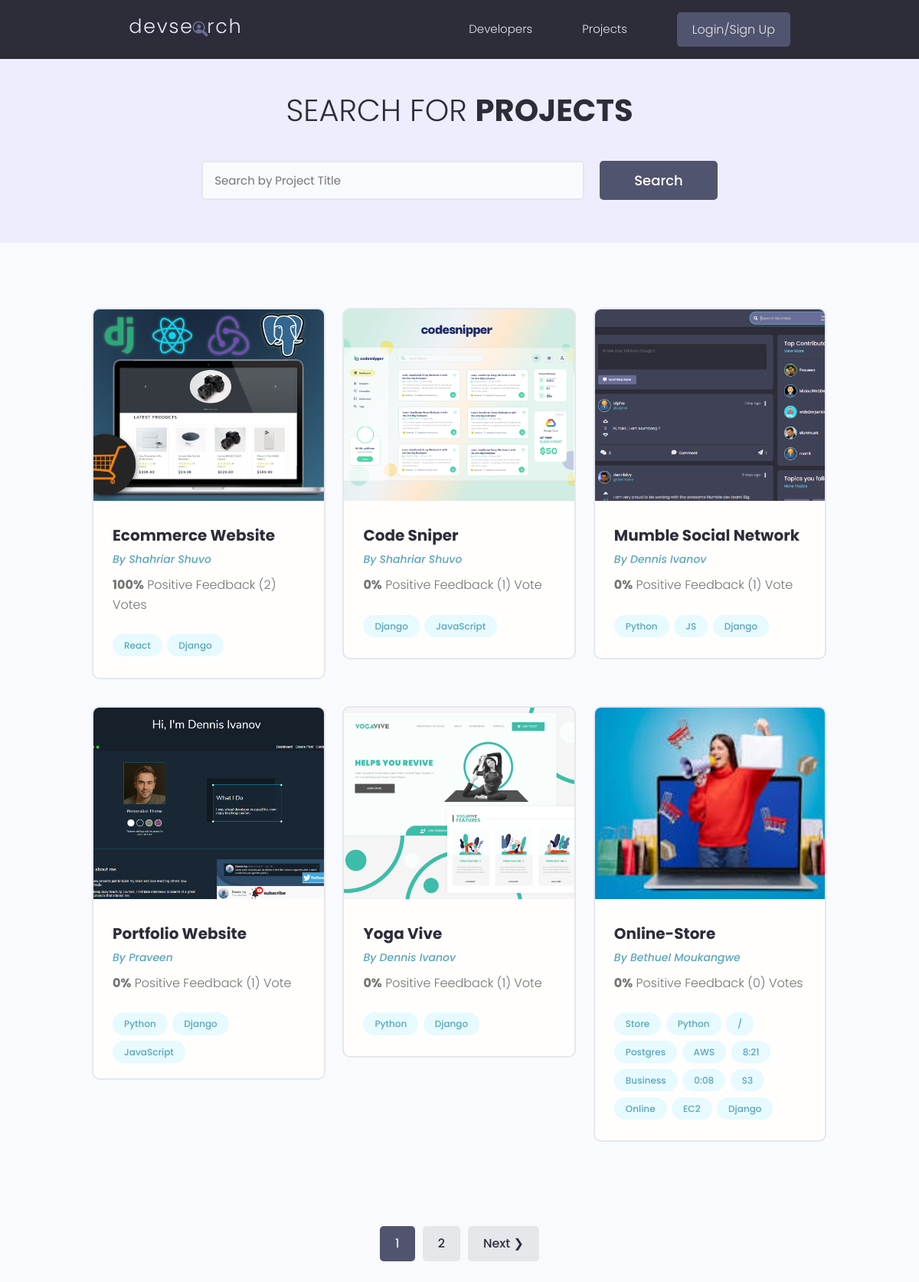
/projects/, run on the app's committed database.
### projects/models.py (models this page shows, shortened)
class Project(models.Model):
    owner = models.ForeignKey(
        Profile, null=True, blank=True, on_delete=models.CASCADE)
    title = models.CharField(max_length=200)
    description = models.TextField(null=True, blank=True)
    featured_image = models.ImageField(
        null=True, blank=True, default="default.jpg")
    demo_link = models.CharField(max_length=2000, null=True, blank=True)
    source_link = models.CharField(max_length=2000, null=True, blank=True)
    tags = models.ManyToManyField('Tag', blank=True)
    vote_total = models.IntegerField(default=0, null=True, blank=True)
    vote_ratio = models.IntegerField(default=0, null=True, blank=True)
    created = models.DateTimeField(auto_now_add=True)
    id = models.UUIDField(default=uuid.uuid4, unique=True,
                          primary_key=True, editable=False)
    class Meta:
        ordering = ['-vote_ratio', '-vote_total', 'title']
    @property
    def imageURL(self):
        try:
            url = self.featured_image.url
        except:
            url = ''
        return url

class Tag(models.Model):
    name = models.CharField(max_length=200)
    created = models.DateTimeField(auto_now_add=True)
    id = models.UUIDField(default=uuid.uuid4, unique=True,
                          primary_key=True, editable=False)
    def __str__(self):
        return self.name

### users/models.py (models this page shows, shortened)
class Profile(models.Model):
    user = models.OneToOneField(
        User, on_delete=models.CASCADE, null=True, blank=True)
    name = models.CharField(max_length=200, blank=True, null=True)
    email = models.EmailField(max_length=500, blank=True, null=True)
    username = models.CharField(max_length=200, blank=True, null=True)
    location = models.CharField(max_length=200, blank=True, null=True)
    short_intro = models.CharField(max_length=200, blank=True, null=True)
    bio = models.TextField(blank=True, null=True)
    profile_image = models.ImageField(
        null=True, blank=True, upload_to='profiles/', default="profiles/user-default.png")
    social_github = models.CharField(max_length=200, blank=True, null=True)
    social_twitter = models.CharField(max_length=200, blank=True, null=True)
    social_linkedin = models.CharField(max_length=200, blank=True, null=True)
    social_youtube = models.CharField(max_length=200, blank=True, null=True)
    social_website = models.CharField(max_length=200, blank=True, null=True)
    created = models.DateTimeField(auto_now_add=True)
    id = models.UUIDField(default=uuid.uuid4, unique=True,
                          primary_key=True, editable=False)
    class Meta:
        ordering = ['created']

### projects/views.py (the view)
# urls.py: path('projects/', views.getProjects),
def projects(request):
    projects, search_query = searchProjects(request)
    custom_range, projects = paginateProjects(request, projects, 6)
    context = {'projects': projects,
               'search_query': search_query, 'custom_range': custom_range}
    return render(request, 'projects/projects.html', context)

### projects/utils.py (called while the page is built)
def paginateProjects(request, projects, results):
    page = request.GET.get('page')
    paginator = Paginator(projects, results)
    try:
        projects = paginator.page(page)
    except PageNotAnInteger:
        page = 1
        projects = paginator.page(page)
    except EmptyPage:
        page = paginator.num_pages
        projects = paginator.page(page)
    leftIndex = (int(page) - 4)
    if leftIndex < 1:
        leftIndex = 1
    rightIndex = (int(page) + 5)
    if rightIndex > paginator.num_pages:
        rightIndex = paginator.num_pages + 1
    custom_range = range(leftIndex, rightIndex)
    return custom_range, projects

def searchProjects(request):
    search_query = ''
    if request.GET.get('search_query'):
        search_query = request.GET.get('search_query')
    tags = Tag.objects.filter(name__icontains=search_query)
    projects = Project.objects.distinct().filter(
        Q(title__icontains=search_query) |
        Q(description__icontains=search_query) |
        Q(owner__name__icontains=search_query) |
        Q(tags__in=tags)
    )
    return projects, search_query

### projects/templates/projects/projects.html (shortened to what this page needs)
{% extends 'main.html' %}
{% block content %}
<main class="projects">
    <section class="hero-section text-center">
        <div class="container container--narrow">
            <div class="hero-section__box">
                <h2>Search for <span>Projects</span></h2>
            </div>
            <div class="hero-section__search">
                <form id='searchForm' class="form" action="{% url 'projects' %}" method="get">
                    <div class="form__field">
                        <input class="input input--text" id="formInput#search" type="text" name="search_query"
                            placeholder="Search by Project Title" value="{{search_query}}" />
                    </div>
                    <input class="btn btn--sub btn--lg" type="submit" value="Search" />
                </form>
            </div>
        </div>
    </section>
    <section class="projectsList">
        <div class="container">
            <div class="grid grid--three">
                {% for project in projects %}
                <div class="column">
                    <div class="card project">
                        <a href="{% url 'project' project.id %}" class="project">
                            <img class="project__thumbnail" src="{{project.imageURL}}" alt="project thumbnail" />
                            <div class="card__body">
                                <h3 class="project__title">{{project.title}}</h3>
                                <p><a class="project__author" href="{% url 'user-profile' project.owner.id %}">By
                                        {{project.owner.name}}</a>
                                </p>
                                <p class="project--rating">
                                    <span style="font-weight: bold;">{{project.vote_ratio}}%</span> Positive
                                    Feedback ({{project.vote_total}}) Vote{{project.vote_total|pluralize:"s"}}
                                </p>
                                <div class="project__tags">
                                    {% for tag in project.tags.all %}
                                    <span class="tag tag--pill tag--main">
                                        <small>{{tag}}</small>
                                    </span>
                                    {% endfor %}
                                </div>
                            </div>
                        </a>
                    </div>
                </div>
                {% endfor %}
            </div>
        </div>
    </section>
    {% include 'pagination.html' with queryset=projects custom_range=custom_range %}
</main>
{% endblock %}

### templates/main.html (shortened to what this page needs)
<!DOCTYPE html>
{% load static %}
<html>
<head>
    <link rel="stylesheet" href="https://cdn.iconmonstr.com/1.3.0/css/iconmonstr-iconic-font.min.css" />
    <link rel="stylesheet" href="{% static 'uikit/styles/uikit.css' %}" />
    <link rel="stylesheet" href="{% static 'styles/app.css' %}" />
</head>
<body>
    {% include 'navbar.html' %}
    {% block content %}
    {% endblock content %}
</body>
</html>

### templates/navbar.html (shortened to what this page needs)
{% load static %}
<header class="header">
    <div class="container container--narrow">
        <a href="{% url 'profiles' %}" class="header__logo">
            <img src="{% static 'images/logo.svg' %} " alt="DevSearch Logo" />
        </a>
        <nav class="header__nav">
            <ul class="header__menu">
                <li class="header__menuItem"><a href="{% url 'profiles' %}">Developers</a></li>
                <li class="header__menuItem"><a href="{% url 'projects' %}">Projects</a></li>
                {% if request.user.is_authenticated %}
                <li class="header__menuItem"><a href="{% url 'inbox' %}">Inbox</a></li>
                <li class="header__menuItem"><a href="{% url 'account' %}">Account</a></li>
                <li class="header__menuItem"><a href="{% url 'logout' %}" class="btn btn--sub">Logout</a></li>
                {% else %}
                <li class="header__menuItem"><a href="{% url 'login' %}" class="btn btn--sub">Login/Sign Up</a></li>
                {% endif %}
            </ul>
        </nav>
    </div>
</header>

### templates/pagination.html (shortened to what this page needs)
{% if queryset.has_other_pages %}
<div class="pagination">
    <ul class="container">
        {% for page in custom_range %}
        {% if page == queryset.number%}
        <li><a href="?page={{page}}" class="btn page-link btn--sub" data-page="{{page}}">{{page}}</a></li>
        {% else %}
        <li><a href="?page={{page}}" class="btn page-link" data-page="{{page}}">{{page}}</a></li>
        {% endif %}
        {% endfor %}
        {% if queryset.has_next %}
        <li><a href="?page={{queryset.next_page_number}}" class="btn page-link"
                data-page="{{queryset.next_page_number}}">Next &#10095;</a></li>
        {% endif %}
    </ul>
</div>
{% endif %}

### static/styles/app.css (style rules this page uses)
:root { --color-sub: #2d2d39; }
.btn--sub { background-color: var(--color-sub-light); }
.card { border: 2px solid var(--color-light); }
img { width: 100%; }
.header { position: sticky; z-index: 111; background-color: var(--color-sub); padding: 1.5rem 0; }
.header > .container { display: flex; justify-content: space-between; align-items: center; }
.header__logo > img { height: 3.8rem; }
.header__nav > ul { display: inline-flex; align-items: center; list-style: none; gap: 6.5rem; }
.header__menuItem > a { color: var(--color-light); font-weight: 300; }
.hero-section { height: 40vh; display: flex; align-items: center; background-color: var(--color-sub); }
.hero-section__box { margin-bottom: 4rem; }
.hero-section__box > h2, .hero-section__box > h2 > span { font-size: 4rem; color: var(--color-light); line-height: 1.3; text-transform: uppercase; }
.hero-section__box > h2 { font-weight: 300; }
.hero-section__box > h2 > span { font-weight: 700; }
.hero-section__search > .form { display: flex; align-items: center; justify-content: center; gap: 2rem; }
.hero-section__search > .form input.input--text { width: 50rem; }
.pagination { margin-top: 8rem; margin-bottom: 10rem; }
.pagination > ul { flex-wrap: wrap; list-style: none; display: flex; align-items: center; justify-content: center; gap: 1rem; }
.pagination .btn { color: var(--color-sub); }
.pagination .btn.btn--sub { color: var(--color-light); }
.project__author { font-size: 1.4rem; font-style: italic; }
.project--rating { margin-bottom: 1.6em; margin-top: .5em; }
.projects > .hero-section { background: var(--color-sub-lighter); height: 30vh; }
.projects .hero-section__box { margin-bottom: 2.5rem; }
.projects .hero-section__box > h2 { color: var(--color-sub); }
.projects .hero-section__box > h2 > span { font-weight: 700; color: var(--color-sub); }
.projectsList { margin-top: 8rem; }
.project__thumbnail { height: 25rem; object-fit: cover; object-position: top center; }
.project__title { font-size: 2rem; font-weight: 700; color: var(--color-sub); }

### static/uikit/styles/modules/_variables.css (style rules this page uses)
:root { --color-main: #5aa5b9; --color-main-light: #e6faff; --color-sub: #3f4156; --color-sub-light: #51546e; --color-sub-lighter: #ededfd; --color-text: #737373; --color-gray: #8b8b8b; --color-light: #e5e7eb; --color-light-gray: #767676; --color-bg: #f8fafd; --color-white: #fffefd; --color-white-light: #f3f3f3; --color-success: #359e64; --color-success-bg: #def8e8; --color-error: #fc4b0b; --color-error-bg: #fff2ee; --font-base: 'Poppins', arial, helvetica, 'Segoe UI', roboto, ubuntu, sans-serif; --font-monospace: 'Fira Code', 'Courier New', courier, monospace; --font-regular: 300; --font-medium: 500; --font-bold: 700; --generic-shadow: 1px 1px 5px #00000010; --generic-transition: all 0.3s ease-in-out; }

### static/uikit/styles/modules/_base.css (style rules this page uses)
* { margin: 0; padding: 0; box-sizing: border-box; text-rendering: optimizeLegibility; color: inherit; font-size: inherit; }
html { font-size: 50%; }
@media only screen and (min-width: 480px) { html { font-size: 56.25%; } }
@media only screen and (min-width: 1200px) { html { font-size: 62.5%; } }
body { line-height: 1.6; font-weight: 400; font-size: 1.5rem; color: var(--color-text); background-color: var(--color-bg); min-height: 100vh; }

### static/uikit/styles/modules/_typography.css (style rules this page uses)
* { font-family: var(--font-base); }
h2 { font-size: 3.6rem; font-weight: var(--font-bold); }
h3 { font-size: 3.2rem; font-weight: var(--font-medium); }
p, span, strong { font-size: 1.6rem; color: var(--color-text); font-weight: var(--font-regular); }
a { padding-bottom: 2px; text-decoration: none; display: inline-block; color: var(--color-main); font-weight: var(--font-medium); }

### static/uikit/styles/modules/_utilities.css (style rules this page uses)
.container { width: 92%; max-width: 165rem; margin: 0 auto; box-sizing: border-box; }
.container--narrow { width: 92%; max-width: 120rem; }
@media screen and (min-width: 1000px) { .container { width: 90%; } }
@media screen and (min-width: 1000px) { .container--narrow { width: 85%; } }
@media screen and (min-width: 1200px) { .container { width: 80%; } }
@media screen and (min-width: 1200px) { .container--narrow { width: 72%; } }
.text-center { text-align: center; }

### static/uikit/styles/modules/_card.css (style rules this page uses)
.card { border-radius: 1rem; background-color: var(--color-white); border: 1.5px solid var(--color-light); width: auto; height: auto; margin-top: 0.5rem; margin-bottom: 0.5rem; overflow: hidden; }
.card__body, .card__header { padding: 2rem 2.5rem; }

### data on the page
Project: imageURL (picture), title "Ecommerce Website", owner.name "Shahriar Shuvo", vote_ratio "100", vote_total "2"
Tag: name "React"
Tag: name "Django"
Project: imageURL (picture), title "Code Sniper", owner.name "Shahriar Shuvo", vote_ratio "0", vote_total "1"
Tag: name "JavaScript"
Project: imageURL (picture), title "Mumble Social Network", owner.name "Dennis Ivanov", vote_ratio "0", vote_total "1"
Tag: name "Python"
Tag: name "JS"
Project: imageURL (picture), title "Portfolio Website", owner.name "Praveen", vote_ratio "0", vote_total "1"
Project: imageURL (picture), title "Yoga Vive", owner.name "Dennis Ivanov", vote_ratio "0", vote_total "1"
Project: imageURL (picture), title "Online-Store", owner.name "Bethuel Moukangwe", vote_ratio "0", vote_total "0"
Tag: name "Store"
Tag: name "/"
Tag: name "Postgres"
Tag: name "AWS"
Tag: name "8:21"
Tag: name "Business"
Tag: name "0:08"
Tag: name "S3"
Tag: name "Online"
Tag: name "EC2"

### other printed values
{{ page }} "1"
{{ page }} "2"
